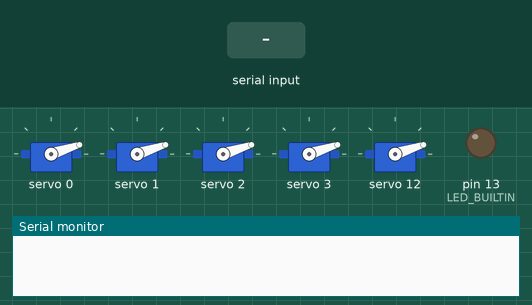
Simulated run of this sketch. Board: Arduino Uno, built with avr-gcc and run on an emulated ATmega328P. On the bench: 5 × servo, output pins drawn as LEDs (lit = HIGH), the last lines printed to the serial monitor. Inputs (shaded band) come from the test bench.

Above: at 1.2 s.
1.3 s: "1" received over Serial
At 1.45 s:
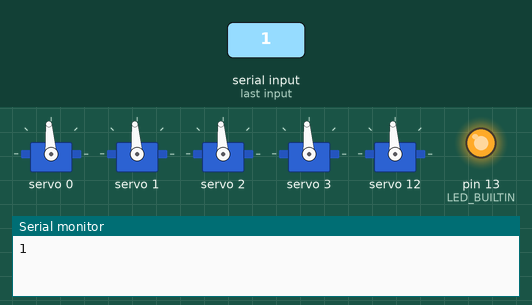
At 2.4 s:
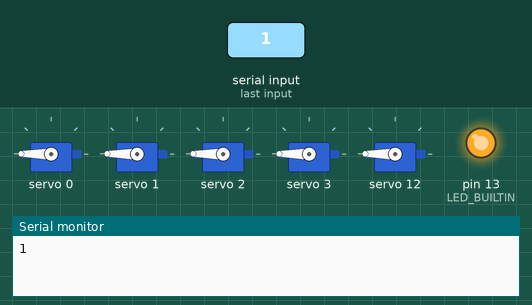
3.1 s: "0" received over Serial
At 3.25 s:
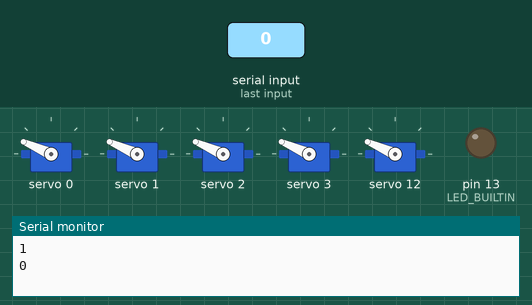
Timing chart, 0 to 6.1 s (numbered marks = the images above; inputs shaded):
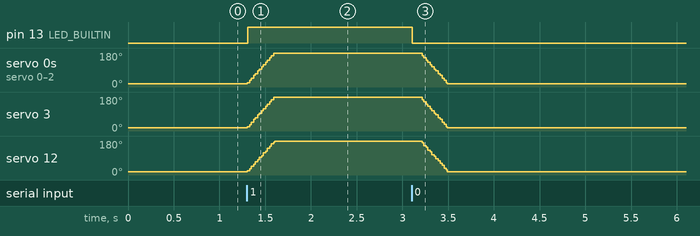

The sketch:

grasp_controller.ino
```cpp
// grasp_controller.ino — receive single-byte serial commands, drive 5 servos via PCA9685.
//
// Protocol (matches pipeline/src/bci_grasp/deployment/arduino_serial.py):
//   '1' (0x31)  GRASP  → sweep servos toward SERVO_MAX
//   '0' (0x30)  REST   → sweep servos toward SERVO_MIN
//   any other byte is ignored (resilient to startup noise + stray chars in a
//   serial monitor).
//
// Control flow: non-blocking incremental stepping.
//
//   Why step-and-wait rather than commanding the target in one go:
//     Hobby servos have no speed input — the PWM pulse only encodes a
//     position, and the servo's built-in controller drives there at its
//     full physical speed (~0.1 s / 60°). Sending the final target in one
//     write means a jerky snap, hard on the linkages and drawing a large
//     current spike. To control the speed we instead feed a sequence of
//     small intermediate targets, each close enough that the servo reaches
//     it within SERVO_STEP_DELAY_MS before the next one arrives. Effective
//     speed = SERVO_STEP / SERVO_STEP_DELAY_MS; at the defaults (10 ticks
//     per 5 ms) a full MIN↔MAX traversal takes ~225 ms — smooth motion you
//     can watch, with no mechanical slam.
//
//   Each loop() iteration advances every servo one SERVO_STEP tick toward
//   its target (chosen by `c`). Servos that have reached the target no-op
//   — no retrigger, no snap-back. Because the loop isn't trapped inside a
//   blocking sweep, checkSerial() fires every 5 ms and `c` can redirect a
//   motion in flight.
//
// Hardware:
//   PCA9685 16-channel PWM driver @ 50 Hz (standard hobby-servo rate).
//   Servos wired to channels listed in SERVO_CHANNELS[].
//   IMPORTANT: drive the PCA9685 V+ rail from a separate 5 V supply (bench
//   PSU or battery) — 5 servos at stall can pull >2 A, well beyond Arduino
//   USB limits. The Arduino 5V pin should power only the PCA9685 VCC (logic).
//
// Requires the "Adafruit PWM Servo Driver Library" from the Arduino Library
// Manager (Sketch → Include Library → Manage Libraries → search "Adafruit PWM").

#include <Arduino.h>
#include <Wire.h>
#include <Adafruit_PWMServoDriver.h>

// Default I2C address (0x40). Change only if you've jumpered the address pads.
Adafruit_PWMServoDriver pwm = Adafruit_PWMServoDriver();

// ---- Servo constants (reused from reference_motor_control.cpp) --------------
// Tick values at 50 Hz on the PCA9685.
//   150 ≈ 0.5 ms pulse (full counter-clockwise on most hobby servos)
//   600 ≈ 2.5 ms pulse (full clockwise)
// Step/delay pace matches the reference sketch: 10 ticks per step, 5 ms
// between steps → ~225 ms for a full MIN↔MAX traversal.
// Which PCA9685 channels have servos wired. Edit to match your build — the
// array can be any length, any subset of 0..15, in any order. NUM_SERVOS is
// computed from the array length so the rest of the code adapts automatically.
static const uint8_t  SERVO_CHANNELS[]    = {0, 1, 2, 3, 12};
static const uint8_t  NUM_SERVOS          = sizeof(SERVO_CHANNELS) / sizeof(SERVO_CHANNELS[0]);
static const uint16_t SERVO_MIN           = 150;   // rest-side extreme
static const uint16_t SERVO_MAX           = 600;   // grasp-side extreme
static const uint16_t SERVO_STEP          = 10;    // PWM ticks per iteration
static const uint16_t SERVO_STEP_DELAY_MS = 5;     // delay per iteration

// State variable. Set by the most recent valid serial byte; loop() picks
// which direction each servo moves based on its value.
static char c = '0';  // start in REST

// Where each servo currently is. Updated in lockstep with the PCA9685 writes
// so the next loop() iteration knows where to step from. Initialized in
// setup() to match the boot pose.
static uint16_t current_pose[NUM_SERVOS];


void setup() {
    Serial.begin(115200);
    pinMode(LED_BUILTIN, OUTPUT);
    digitalWrite(LED_BUILTIN, LOW);

    // PCA9685 init. pwm.begin() calls Wire.begin() internally, so I2C is
    // ready after this returns.
    pwm.begin();
    pwm.setPWMFreq(50);  // 50 Hz = standard hobby-servo rate (20 ms period)

    // Park every servo at the rest extreme on boot so the hand starts in a
    // known pose rather than wherever the servos last stopped. Boot snaps
    // (no sweep) because there's no prior position to interpolate from.
    for (uint8_t i = 0; i < NUM_SERVOS; i++) {
        current_pose[i] = SERVO_MIN;
        pwm.setPWM(SERVO_CHANNELS[i], 0, current_pose[i]);
    }
}

void checkSerial() {
    // Peek for a new byte. If nothing is waiting, available() returns 0 and we
    // skip the read entirely — so the stepping below is NOT gated by serial
    // traffic. If a byte IS waiting and it's a valid command, it updates `c`
    // which redirects the next step.
    if (Serial.available() > 0) {
        char incoming = (char)Serial.read();
        if (incoming == '0' || incoming == '1') {
            c = incoming;
            Serial.println(c);  // debug echo
        }
        // any other byte is ignored
    }
}

void loop() {
    // ---- 1. Non-blocking serial check ---------------------------------------
    checkSerial();

    // ---- 2. Pick target based on current state ------------------------------
    // Both targets are global extremes today. If you ever want per-finger
    // tuning, swap target for a uint16_t target[NUM_SERVOS] array indexed
    // inside the loop below.
    const uint16_t target = (c == '1') ? SERVO_MAX : SERVO_MIN;

    // ---- 3. Step every servo ONE tick toward the target ---------------------
    // When a servo reaches the target, the if/else-if ladder no-ops for it —
    // no command is re-sent, no snap-back. All servos move in lockstep today
    // because they share one target, but this code handles divergent targets
    // correctly too (useful later for per-finger tuning).
    bool any_moved = false;
    for (uint8_t i = 0; i < NUM_SERVOS; i++) {
        if (current_pose[i] < target) {
            uint16_t next = current_pose[i] + SERVO_STEP;
            if (next > target) next = target;  // clamp to avoid overshoot
            current_pose[i] = next;
            pwm.setPWM(SERVO_CHANNELS[i], 0, current_pose[i]);
            any_moved = true;
        } else if (current_pose[i] > target) {
            uint16_t delta = current_pose[i] - target;
            current_pose[i] -= (delta < SERVO_STEP) ? delta : SERVO_STEP;
            pwm.setPWM(SERVO_CHANNELS[i], 0, current_pose[i]);
            any_moved = true;
        }
        // else: already at target — no write, no movement.
    }

    // ---- 4. Pace + LED feedback --------------------------------------------
    // Only delay if we actually moved. When the hand is holding a pose, the
    // loop runs at full speed and responds to the next serial byte
    // immediately — no 5 ms lag on state changes.
    if (any_moved) {
        delay(SERVO_STEP_DELAY_MS);
    }

    // LED reflects COMMANDED state (c), not the physical position. Lights up
    // the moment '1' arrives, clears the moment '0' arrives, regardless of
    // where mid-sweep the servos are.
    digitalWrite(LED_BUILTIN, (c == '1') ? HIGH : LOW);
}
```

Measured:
- after the input at 1.3 s, pin 13 (LED_BUILTIN): LOW → HIGH at once; servo 0–3, servo 12: moves from 18° to 180° over 0.30 s, starting at once
- after the input at 3.1 s, pin 13 (LED_BUILTIN): HIGH → LOW at once; servo 0–3, servo 12: moves from 180° to 18° over 0.30 s, starting after 0.09 s
